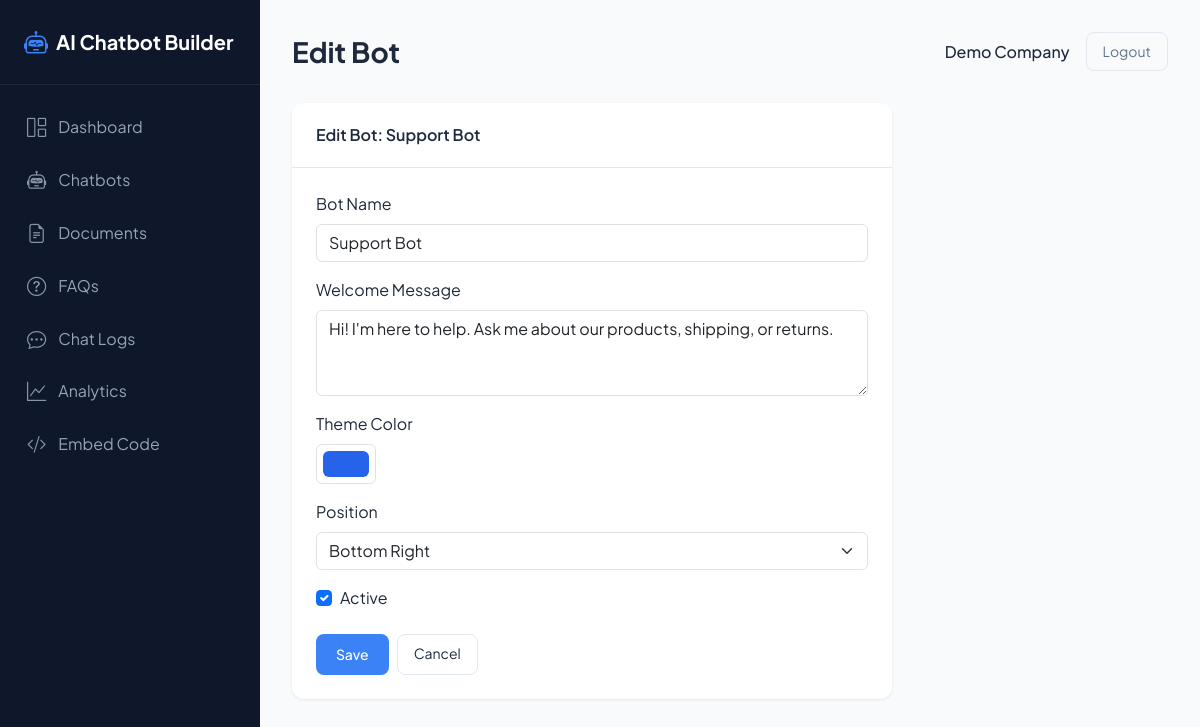
The page /admin/bot-edit.php?id=1 (signed in) on the database its author committed.
### tables this page shows
CREATE TABLE businesses (
    id INT AUTO_INCREMENT PRIMARY KEY,
    name VARCHAR(255) NOT NULL,
    email VARCHAR(255) NOT NULL UNIQUE,
    password_hash VARCHAR(255) NOT NULL,
    website_url VARCHAR(500),
    created_at TIMESTAMP DEFAULT CURRENT_TIMESTAMP,
    updated_at TIMESTAMP DEFAULT CURRENT_TIMESTAMP ON UPDATE CURRENT_TIMESTAMP,
    status ENUM('active', 'suspended', 'pending') DEFAULT 'active'
);

CREATE TABLE chatbot_bots (
    id INT AUTO_INCREMENT PRIMARY KEY,
    business_id INT NOT NULL,
    name VARCHAR(255) NOT NULL,
    welcome_message TEXT,
    theme_color VARCHAR(7) DEFAULT '#2563eb',
    position ENUM('bottom-right', 'bottom-left', 'top-right', 'top-left') DEFAULT 'bottom-right',
    created_at TIMESTAMP DEFAULT CURRENT_TIMESTAMP,
    updated_at TIMESTAMP DEFAULT CURRENT_TIMESTAMP ON UPDATE CURRENT_TIMESTAMP,
    is_active TINYINT(1) DEFAULT 1,
    FOREIGN KEY (business_id) REFERENCES businesses(id) ON DELETE CASCADE
);

### includes/auth.php (called while the page is built, shortened)
<?php
require_once __DIR__ . '/../config/database.php';
function isLoggedIn(): bool {
    return isset($_SESSION['business_id']);
}
function getCurrentBusiness(): ?array {
    $db = Database::getInstance();
    return $db->fetchOne("SELECT id, name, email, website_url FROM businesses WHERE id = ? AND status = 'active'", [$_SESSION['business_id']]);
}

### config/database.php (called while the page is built, shortened)
<?php
class Database {
    private static $instance = null;
    private $pdo;
    private function __construct() {
        $dsn = "mysql:host=" . DB_HOST . ";dbname=" . DB_NAME . ";charset=" . DB_CHARSET;
        $options = [
            PDO::ATTR_ERRMODE => PDO::ERRMODE_EXCEPTION,
            PDO::ATTR_DEFAULT_FETCH_MODE => PDO::FETCH_ASSOC,
            PDO::ATTR_EMULATE_PREPARES => false,
        ];
        $this->pdo = new PDO($dsn, DB_USER, DB_PASS, $options);
    }
    public static function getInstance(): Database {
        if (self::$instance === null) {
            self::$instance = new self();
        }
        return self::$instance;
    }
    public function query(string $sql, array $params = []): PDOStatement {
        $stmt = $this->pdo->prepare($sql);
        $stmt->execute($params);
        return $stmt;
    }
    public function fetchOne(string $sql, array $params = []): ?array {
        $result = $this->query($sql, $params)->fetch();
        return $result ?: null;
    }
}

### admin/bot-edit.php (the view, shortened to what this page needs)
<?php
$pageTitle = 'Edit Bot';
require_once __DIR__ . '/includes/header.php';
require_once __DIR__ . '/../config/database.php';
$id = (int)($_GET['id'] ?? 0);
$db = Database::getInstance();
$bot = $db->fetchOne("SELECT * FROM chatbot_bots WHERE id = ? AND business_id = ?", [$id, $_SESSION['business_id']]);
?>
<div style="max-width:600px">
    <div class="content-card">
        <div class="card-header">Edit Bot: <?= htmlspecialchars($bot['name']) ?></div>
        <div class="card-body">
            <form method="POST">
                <div class="mb-3">
                    <label class="form-label">Bot Name</label>
                    <input type="text" name="name" class="form-control" value="<?= htmlspecialchars($bot['name']) ?>" required>
                </div>
                <div class="mb-3">
                    <label class="form-label">Welcome Message</label>
                    <textarea name="welcome_message" class="form-control" rows="3"><?= htmlspecialchars($bot['welcome_message']) ?></textarea>
                </div>
                <div class="mb-3">
                    <label class="form-label">Theme Color</label>
                    <input type="color" name="theme_color" value="<?= htmlspecialchars($bot['theme_color']) ?>" class="form-control form-control-color" style="width:60px;height:40px">
                </div>
                <div class="mb-3">
                    <label class="form-label">Position</label>
                    <select name="position" class="form-select">
                        <?php foreach (['bottom-right','bottom-left','top-right','top-left'] as $p): ?>
                        <option value="<?= $p ?>" <?= $bot['position'] === $p ? 'selected' : '' ?>><?= ucwords(str_replace('-',' ',$p)) ?></option>
                        <?php endforeach; ?>
                    </select>
                </div>
                <div class="mb-4 form-check">
                    <input type="checkbox" name="is_active" class="form-check-input" id="active" <?= $bot['is_active'] ? 'checked' : '' ?>>
                    <label class="form-check-label" for="active">Active</label>
                </div>
                <div class="d-flex gap-2">
                    <button type="submit" class="btn-primary-modern">Save</button>
                    <a href="bots.php" class="btn-outline-modern">Cancel</a>
                </div>
            </form>
        </div>
    </div>
</div>
<?php require_once __DIR__ . '/includes/footer.php'; ?>

### admin/includes/header.php (shortened to what this page needs)
<?php
require_once __DIR__ . '/../../includes/auth.php';
$business = getCurrentBusiness();
$currentPage = basename($_SERVER['PHP_SELF'], '.php');
?>
<!DOCTYPE html>
<html lang="en">
<head>
    <link href="https://cdn.jsdelivr.net/npm/bootstrap@5.3.2/dist/css/bootstrap.min.css" rel="stylesheet">
    <link href="https://cdn.jsdelivr.net/npm/bootstrap-icons@1.11.1/font/bootstrap-icons.css" rel="stylesheet">
    <link href="<?= APP_URL ?>/assets/css/admin.css" rel="stylesheet">
</head>
<body>
    <div class="admin-layout">
        <aside class="admin-sidebar">
            <a href="<?= APP_URL ?>/admin/dashboard.php" class="brand">
                <i class="bi bi-robot"></i>
                AI Chatbot Builder
            </a>
            <nav>
                <a href="<?= APP_URL ?>/admin/dashboard.php" class="nav-link <?= $currentPage === 'dashboard' ? 'active' : '' ?>">
                    <i class="bi bi-grid-1x2"></i> Dashboard
                </a>
                <a href="<?= APP_URL ?>/admin/bots.php" class="nav-link <?= $currentPage === 'bots' ? 'active' : '' ?>">
                    <i class="bi bi-robot"></i> Chatbots
                </a>
                <a href="<?= APP_URL ?>/admin/documents.php" class="nav-link <?= $currentPage === 'documents' ? 'active' : '' ?>">
                    <i class="bi bi-file-earmark-text"></i> Documents
                </a>
                <a href="<?= APP_URL ?>/admin/faqs.php" class="nav-link <?= $currentPage === 'faqs' ? 'active' : '' ?>">
                    <i class="bi bi-question-circle"></i> FAQs
                </a>
                <a href="<?= APP_URL ?>/admin/chats.php" class="nav-link <?= in_array($currentPage, ['chats','chat-view']) ? 'active' : '' ?>">
                    <i class="bi bi-chat-dots"></i> Chat Logs
                </a>
                <a href="<?= APP_URL ?>/admin/analytics.php" class="nav-link <?= $currentPage === 'analytics' ? 'active' : '' ?>">
                    <i class="bi bi-graph-up"></i> Analytics
                </a>
                <a href="<?= APP_URL ?>/admin/embed.php" class="nav-link <?= $currentPage === 'embed' ? 'active' : '' ?>">
                    <i class="bi bi-code-slash"></i> Embed Code
                </a>
            </nav>
        </aside>
        <main class="admin-main">
            <div class="admin-header">
                <h1><?= htmlspecialchars($pageTitle ?? 'Dashboard') ?></h1>
                <div class="admin-user">
                    <span class="name"><?= htmlspecialchars($business['name']) ?></span>
                    <a href="<?= APP_URL ?>/logout.php" class="btn-logout">Logout</a>
                </div>
            </div>

### assets/css/admin.css (style rules this page uses)
:root { --sidebar-bg: #0f172a; --sidebar-hover: #1e293b; --sidebar-active: #3b82f6; --sidebar-text: #94a3b8; --sidebar-text-active: #fff; --main-bg: #f8fafc; --card-bg: #fff; --card-shadow: 0 1px 3px rgba(0,0,0,.08); --card-shadow-hover: 0 4px 12px rgba(0,0,0,.1); --primary: #3b82f6; --primary-hover: #2563eb; --text: #1e293b; --text-muted: #64748b; --border: #e2e8f0; --success: #10b981; --danger: #ef4444; --radius: 12px; --radius-sm: 8px; }
* { box-sizing: border-box; }
body { font-family: 'Plus Jakarta Sans', system-ui, sans-serif; background: var(--main-bg); color: var(--text); margin: 0; min-height: 100vh; }
.admin-layout { display: flex; min-height: 100vh; }
.admin-sidebar { width: 260px; background: var(--sidebar-bg); color: var(--sidebar-text); flex-shrink: 0; position: fixed; height: 100vh; overflow-y: auto; z-index: 100; }
.admin-sidebar .brand { padding: 1.5rem; font-weight: 700; font-size: 1.25rem; color: #fff; display: flex; align-items: center; gap: 0.5rem; text-decoration: none; border-bottom: 1px solid rgba(255,255,255,.08); }
.admin-sidebar .brand i { font-size: 1.5rem; color: var(--primary); }
.admin-sidebar nav { padding: 1rem 0; }
.admin-sidebar .nav-link { display: flex; align-items: center; gap: 0.75rem; padding: 0.75rem 1.5rem; color: var(--sidebar-text); text-decoration: none; border-left: 3px solid transparent; transition: all .2s; }
.admin-sidebar .nav-link i { font-size: 1.2rem; opacity: .9; }
.admin-main { flex: 1; margin-left: 260px; padding: 2rem; min-height: 100vh; }
.admin-header { display: flex; justify-content: space-between; align-items: center; margin-bottom: 2rem; }
.admin-header h1 { font-size: 1.75rem; font-weight: 700; margin: 0; color: var(--text); }
.admin-user { display: flex; align-items: center; gap: 1rem; }
.admin-user .name { font-weight: 500; color: var(--text); }
.admin-user .btn-logout { padding: 0.5rem 1rem; background: transparent; border: 1px solid var(--border); border-radius: var(--radius-sm); color: var(--text-muted); text-decoration: none; font-size: 0.875rem; transition: all .2s; }
.content-card { background: var(--card-bg); border-radius: var(--radius); box-shadow: var(--card-shadow); overflow: hidden; }
.content-card .card-header { padding: 1.25rem 1.5rem; font-weight: 600; font-size: 1rem; border-bottom: 1px solid var(--border); background: #fff; }
.content-card .card-body { padding: 1.5rem; }
.btn-primary-modern { background: var(--primary); color: #fff; border: none; padding: 0.625rem 1.25rem; border-radius: var(--radius-sm); font-weight: 500; font-size: 0.875rem; cursor: pointer; transition: background .2s; }
.btn-outline-modern { background: transparent; border: 1px solid var(--border); color: var(--text); padding: 0.5rem 1rem; border-radius: var(--radius-sm); font-size: 0.875rem; text-decoration: none; display: inline-block; transition: all .2s; }

### rows shown on the page
businesses: name "Demo Company"
chatbot_bots: name "Support Bot", welcome_message "Hi! I'm here to help. Ask me about our products, shipping, or returns.", theme_color "#2563eb", position "Bottom Right", is_active "☑"

### other values the page prints
$pageTitle "Edit Bot"
